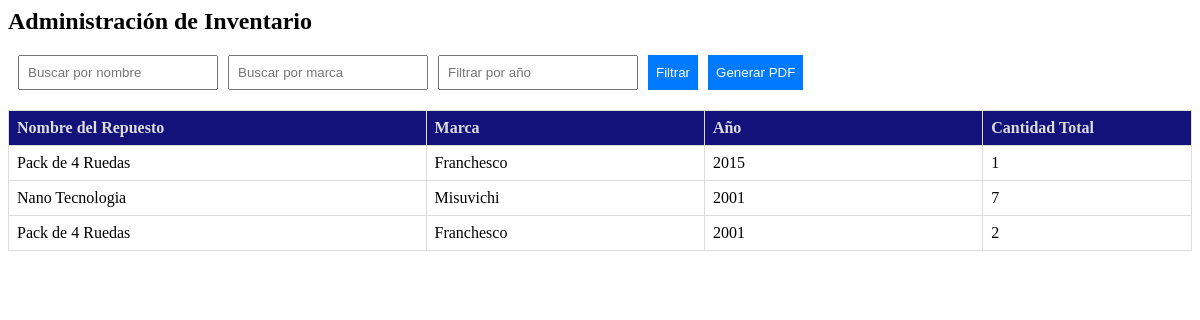
Before: /adm_inv with the older database file.
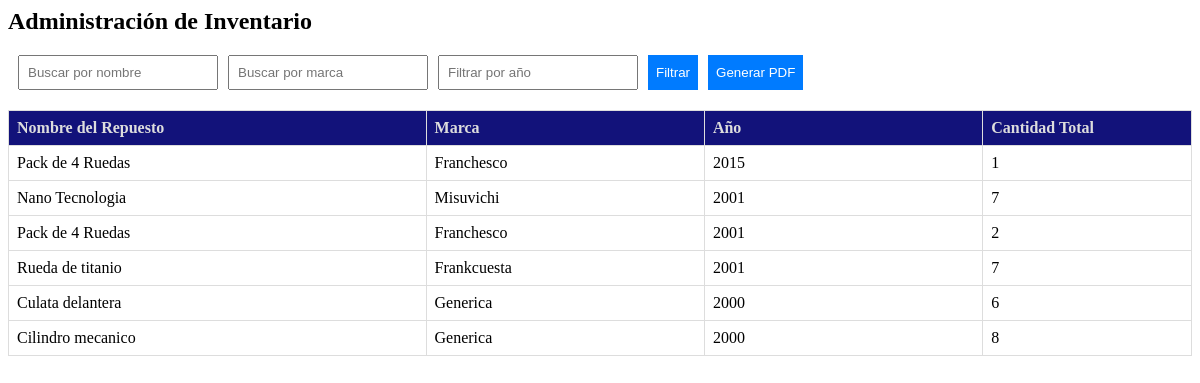
After: the same page with the newer database file.
### myapp/models.py (models this page shows)
class Inventario(models.Model):
    rep_nom = models.CharField(max_length=50)
    rep_marc = models.CharField(max_length=25)
    rep_anno = models.IntegerField(null=False)
    inv_cantTotal = models.IntegerField(default=0)

### myapp/views.py (the view)
# urls.py: path('adm_inv', views.adm_inv, name='adm_inv'),
def adm_inv(request):
    inventario = Inventario.objects.all()
    return render(request, 'admin/adm_inv.html', {'inventario': inventario})

### myapp/context_processor.py (called while the page is built)
def totalCarrito(request):
    total = 0
    if "carrito" in request.session.keys():
        for key, value in request.session["carrito"].items():
            total += (value["acumulado"])
    return {"totalCarrito": total}

### myapp/templates/admin/adm_inv.html (shortened to what this page needs)
<h2>Administración de Inventario</h2>
<form id="inventario-filter-form">
  <input
    type="text"
    id="search"
    name="search"
    placeholder="Buscar por nombre"
  />
  <input
    type="text"
    id="marca_filter"
    name="marca_filter"
    placeholder="Buscar por marca"
  />
  <input
    type="number"
    id="anno_filter"
    name="anno_filter"
    placeholder="Filtrar por año"
  />
  <button id="filtrar" type="button" onclick="filterInventario()">Filtrar</button>
  <button type="button" onclick="generatePDF()">Generar PDF</button>
</form>
<div class="col-md-12">
<table class="inventario-table">
  <thead>
      <tr>
          <th class="repuesto-nombre">Nombre del Repuesto</th>
          <th class="repuesto-marca">Marca</th>
          <th class="repuesto-anno">Año</th>
          <th class="cantidad-total">Cantidad Total</th>
      </tr>
  </thead>
  <tbody id="inventario-table-body">
      {% for inventario in inventario %}
          <tr>
              <td class="repuesto-nombre">{{ inventario.rep_nom }}</td>
              <td class="repuesto-marca">{{ inventario.rep_marc }}</td>
              <td class="repuesto-anno">{{ inventario.rep_anno }}</td>
              <td class="cantidad-total">{{ inventario.inv_cantTotal }}</td>
          </tr>
      {% endfor %}
  </tbody>
</table>
</div>

### myapp/templates/admin/adm_inv.html (style rules this page uses)
#inventario-filter-form { padding-left: 10px; margin-bottom: 20px; display: flex; flex-wrap: wrap; gap: 10px; }
#inventario-filter-form input { padding: 8px; width: 200px; }
#inventario-filter-form button { padding: 8px; background-color: #007bff; color: #fff; cursor: pointer; border: none; }
.inventario-table { width: 100%; border-collapse: collapse; margin-top: 20px; }
.inventario-table th { background-color: rgb(18, 18, 122); color: #ddd; }
.inventario-table th, .inventario-table td { border: 1px solid #ddd; padding: 8px; text-align: left; }
.repuesto-nombre { width: 30%; }
.repuesto-marca, .repuesto-anno { width: 20%; }
.cantidad-total { width: 15%; }

Changed rows visible on the page:
added Inventario: rep_nom "Rueda de titanio", rep_marc "Frankcuesta", rep_anno "2001", inv_cantTotal "7"
added Inventario: rep_nom "Culata delantera", rep_marc "Generica", rep_anno "2000", inv_cantTotal "6"
added Inventario: rep_nom "Cilindro mecanico", rep_marc "Generica", rep_anno "2000", inv_cantTotal "8"
